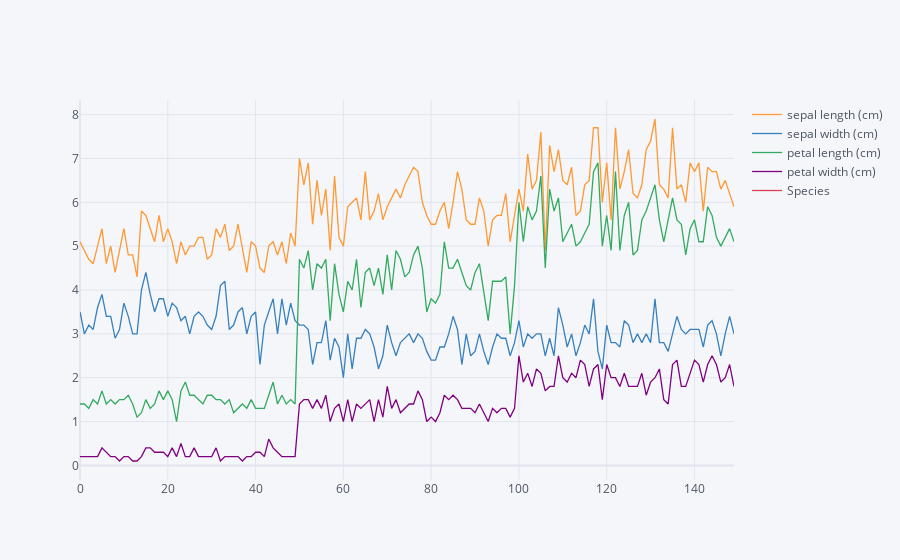

Here is the notebook cell this chart was saved with:
### Code cell
df.iplot()  # now we get the graph that shoe values whenyou hower over it
# we can download the plot (picture)
# zoom in and zoom out
#drag and select a perticular part of graph to see it up close

### Figure 1 — Plotly figure (JSON) as saved in the notebook; plotly's stock layout.template omitted (floating-point values rounded to 4 significant figures; data arrays with more than 128 entries replaced by an {"elided": "..."} marker saying what was removed)
{"data": [{"line": {"color": "rgba(255, 153, 51, 1.0)", "dash": "solid", "shape": "linear", "width": 1.3}, "mode": "lines", "name": "sepal length (cm)", "text": "", "type": "scatter", "x": {"elided": "150 int values"}, "y": {"elided": "150 float values"}}, {"line": {"color": "rgba(55, 128, 191, 1.0)", "dash": "solid", "shape": "linear", "width": 1.3}, "mode": "lines", "name": "sepal width (cm)", "text": "", "type": "scatter", "x": {"elided": "150 int values"}, "y": {"elided": "150 float values"}}, {"line": {"color": "rgba(50, 171, 96, 1.0)", "dash": "solid", "shape": "linear", "width": 1.3}, "mode": "lines", "name": "petal length (cm)", "text": "", "type": "scatter", "x": {"elided": "150 int values"}, "y": {"elided": "150 float values"}}, {"line": {"color": "rgba(128, 0, 128, 1.0)", "dash": "solid", "shape": "linear", "width": 1.3}, "mode": "lines", "name": "petal width (cm)", "text": "", "type": "scatter", "x": {"elided": "150 int values"}, "y": {"elided": "150 float values"}}, {"line": {"color": "rgba(219, 64, 82, 1.0)", "dash": "solid", "shape": "linear", "width": 1.3}, "mode": "lines", "name": "Species", "text": "", "type": "scatter", "x": {"elided": "150 int values"}, "y": {"elided": "150 str values"}}], "layout": {"legend": {"bgcolor": "#F5F6F9", "font": {"color": "#4D5663"}}, "paper_bgcolor": "#F5F6F9", "plot_bgcolor": "#F5F6F9", "title": {"font": {"color": "#4D5663"}}, "xaxis": {"gridcolor": "#E1E5ED", "showgrid": true, "tickfont": {"color": "#4D5663"}, "title": {"font": {"color": "#4D5663"}, "text": ""}, "zerolinecolor": "#E1E5ED"}, "yaxis": {"gridcolor": "#E1E5ED", "showgrid": true, "tickfont": {"color": "#4D5663"}, "title": {"font": {"color": "#4D5663"}, "text": ""}, "zerolinecolor": "#E1E5ED"}}}
